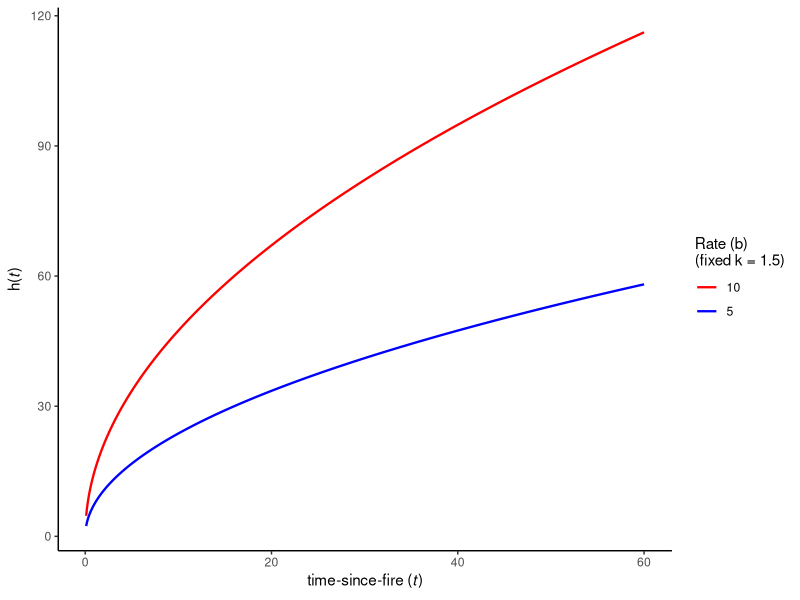
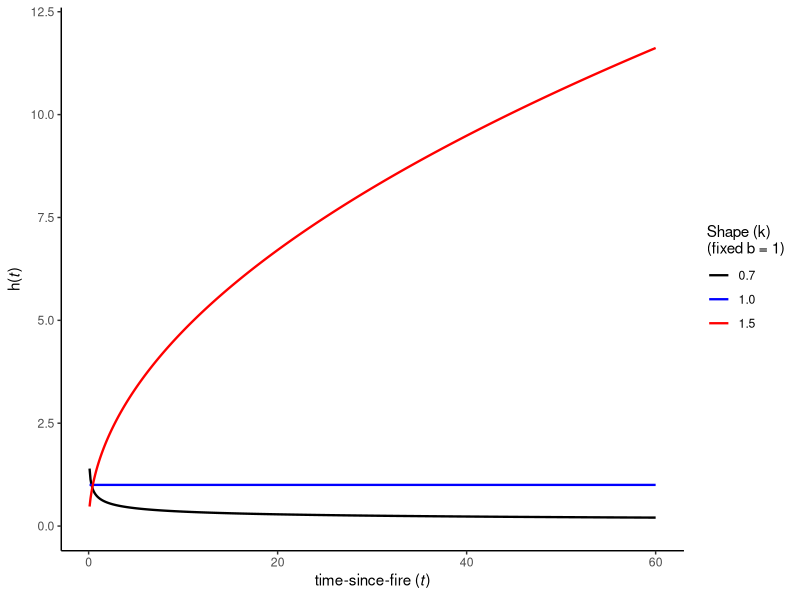

R code for these plots, in order:
# weibull_density.R
library(ggplot2)
library(dplyr)

# Create the Figures directory if it doesn't exist
if(!dir.exists("Figures")) {
  dir.create("Figures", recursive = TRUE)
}

# Define the Weibull hazard function in terms of b and k
weibull_hazard <- function(t, k, b) {
  b * k * (t^(k - 1))
}

# ===================================================================
# Figure 2.1 (A): Effect of the rate parameter (b)
# ===================================================================

# Generate data for b = 10 and b = 5 (with fixed k = 1.5)
data_b <- data.frame(t = rep(seq(0.1, 60, by = 0.1), 2)) %>%
  mutate(group = factor(rep(c("10", "5"), each = 600), levels = c("10", "5"))) %>%
  mutate(h_t = case_when(
    group == "10" ~ weibull_hazard(t, k = 1.5, b = 10),
    group == "5"  ~ weibull_hazard(t, k = 1.5, b = 5)
  ))

# Create the plot
p_rate <- ggplot(data_b, aes(x = t, y = h_t, color = group)) +
  geom_line(linewidth = 0.8) +
  theme_classic() +
  scale_color_manual(name = "Rate (b)\n(fixed k = 1.5)", values = c("red", "blue")) +
  labs(
    x = expression(paste("time-since-fire (", italic("t"), ")")),
    y = expression(paste("h(", italic("t"), ")"))
  )

# Save to Figures folder
ggsave("Figures/Weibull_Hazard_Rate_b.png", plot = p_rate, width = 6, height = 4, dpi = 300)
cat("Saved: Figures/Weibull_Hazard_Rate_b.png\n")

# ===================================================================
# Figure 2.1 (B): Effect of the shape parameter (k)
# ===================================================================

# Generate data for k = 0.7, 1.0, and 1.5 (with fixed b = 1)
data_k <- data.frame(t = rep(seq(0.1, 60, by = 0.1), 3)) %>%
  mutate(group = factor(rep(c("0.7", "1.0", "1.5"), each = 600), levels = c("0.7", "1.0", "1.5"))) %>%
  mutate(h_t = case_when(
    group == "0.7" ~ weibull_hazard(t, k = 0.7, b = 1),
    group == "1.0" ~ weibull_hazard(t, k = 1.0, b = 1),
    group == "1.5" ~ weibull_hazard(t, k = 1.5, b = 1)
  ))

# Create the plot
p_shape <- ggplot(data_k, aes(x = t, y = h_t, color = group)) +
  geom_line(linewidth = 0.8) +
  theme_classic() +
  scale_color_manual(name = "Shape (k)\n(fixed b = 1)", values = c("black", "blue", "red")) +
  coord_cartesian(ylim = c(0, 12)) + # Constrain y-axis since k=0.7 spikes near t=0
  labs(
    x = expression(paste("time-since-fire (", italic("t"), ")")),
    y = expression(paste("h(", italic("t"), ")"))
  )

# Save to Figures folder
ggsave("Figures/Weibull_Hazard_Shape_k.png", plot = p_shape, width = 6, height = 4, dpi = 300)
cat("Saved: Figures/Weibull_Hazard_Shape_k.png\n")
